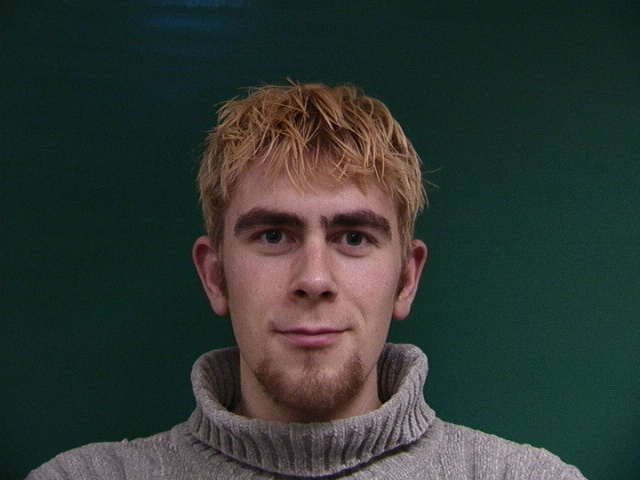
#> input picture proj3/imm_face_db/01-1m.jpg, 640 x 480 px, found by its file name; its folder holds only this picture in this run
$ jupyter execute --allow-errors p4-part1.ipynb
#> lines starting #> are read from the running program, lines starting #| are printed output that depends on the picture
[cell 1]
from __future__ import print_function, division
import numpy as np
from PIL import Image
import pandas as pd
import matplotlib
import matplotlib.animation as animation
import matplotlib.pyplot as plt
import skimage as sk
from skimage import io, transform
import os
import torch
import torch.nn as nn
import torch.nn.functional as F
import matplotlib.pyplot as plt
from torch.utils.data import Dataset, DataLoader
from torchvision import transforms, utils
import cv2
from torch.optim import Adam

# use gpu or not
#> (the rest of this cell did not finish here and is left out)

[cell 2]
path = "./imm_face_db/"
IMG_SHAPE = (80, 60)
# IMG_SHAPE = (640, 480)

class FaceDataset(Dataset):

    def __init__(self, transform=None, flag = "train"):
        # [5 lines of commented-out code are left out]
        self.all_x = []
        self.all_y = []
        self.transform = transform
        allfiles = []
        for root, dirs, files in os.walk(path):
            allfiles = allfiles + files
        allfiles = list(filter(lambda x: 'jpg' in x, allfiles))
        for file in allfiles:
            image = Image.open(path + file)
#> image is the input picture: PIL image 640x480 RGB; mean R, G, B 46.6, 56, 51.6
            image = np.array(image.convert('L').resize(IMG_SHAPE))
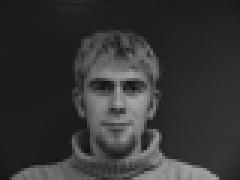
#> image: shape (60, 80) (shown 3 times larger); min 16, max 166, mean 52.6
            image = image.astype(np.float32)/255-0.5
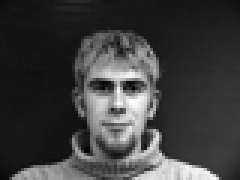
#> image: shape (60, 80) float32 (shown 3 times larger); min -0.437, max 0.151, mean -0.294; drawn with min black and max white
            image = image.reshape(IMG_SHAPE[0], IMG_SHAPE[1], 1)
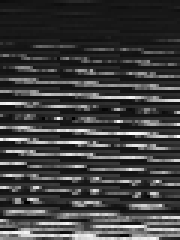
#> image: shape (80, 60, 1) float32 (shown 3 times larger); min -0.437, max 0.151, mean -0.294; drawn with min black and max white
            self.all_x.append(image)
            f = open(path + file.replace("jpg","asf"))
            marks = f.readlines()
            f.close()
            marks = marks[16: 74]
            marks = list(map(lambda x: [IMG_SHAPE[0] * float(x.split('\t')[2].replace(' ','')), IMG_SHAPE[1] * float(x.split('\t')[3].replace(' ',''))], marks))
            marks = np.array(marks).astype('float32')[-5]
            marks = marks.reshape(1,2)
            self.all_y.append(marks)
            # nose_keypoint =
            # self.all_y.append(marks)
        if flag=="train":
        # all 6 images of the first 32 persons (index 1-32) as the training set (total 32 x 6 = 192 images)
            self.all_x = self.all_x[0:32]
            self.all_y = self.all_y[0:32]
        elif flag=="val":
        # the images of the remaining 8 persons (index 33-40) (8 * 6 = 48 images) as the validation set.
            self.all_x = self.all_x[32:40]
            self.all_y = self.all_y[32:40]

    def __len__(self):
        return len(self.all_x)

    # [12 lines left out: function __getitem__, not called in this run]


class Rescale(object):
    def __init__(self, scale):
        self.scale = scale

    # [7 lines left out: function __call__, not called in this run]


class RandomCrop(object):
    def __init__(self, output_x, output_y):
            self.output_size = (output_y, output_x)

    # [10 lines left out: function __call__, not called in this run]


class ToTensor(object):
    # [5 lines left out: function __call__, not called in this run]

[cell 3]
transforms_ = None

#> (the rest of this cell did not finish here and is left out)

Computing the "Mid-way Face"

[cell 4]
class myNet(nn.Module):
    def __init__(self):
        super(myNet, self).__init__()
        # conv 1
        self.conv1 = nn.Sequential(nn.Conv2d(1, 64, 7, stride=4, padding=2),
            nn.ReLU(inplace=True),
            nn.MaxPool2d(kernel_size=3, stride=2), )
        # conv 2
        self.conv2 = nn.Sequential(nn.Conv2d(64, 128, 5, padding=1),
            nn.ReLU(inplace=True),
            nn.MaxPool2d(kernel_size=3, stride=2))
        # conv 3
        self.conv3 = nn.Sequential(nn.Conv2d(128, 256, 3, padding=1),
            nn.ReLU(inplace=True))
        # conv 4
        self.conv4 = nn.Sequential(nn.Conv2d(256, 128, 3, padding=1),
            nn.ReLU(inplace=True),
            nn.MaxPool2d(kernel_size=2, stride=2))

        self.fc1 = nn.Sequential(nn.Linear(128, 32),  # 6*6 from image dimension
            nn.ReLU(inplace=True))
        self.fc2 = nn.Linear(32, 2)

    # [17 lines left out: functions forward, num_flat_features, not called in this run]

#> (the rest of this cell did not finish here and is left out)

The Morph Sequence

#> (a cell that did not finish here is left out)

$ run again, on proj3/imm_face_db/05-3m.jpg
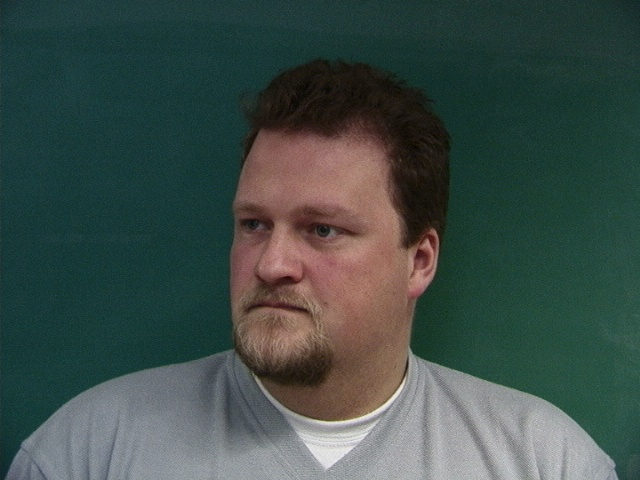
#> input picture proj3/imm_face_db/05-3m.jpg, 640 x 480 px, found by its file name
#> in __init__, image is the input picture: PIL image 640x480 RGB; mean R, G, B 61.9, 77.3, 72.5
#> in __init__, `image = np.array(image.convert('L').resize(IMG_SHAPE))`:
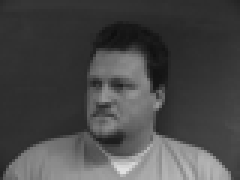
#> image: shape (60, 80) (shown 3 times larger); min 15, max 224, mean 72.2
#> in __init__, `image = image.reshape(IMG_SHAPE[0], IMG_SHAPE[1], 1)`:
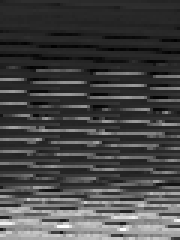
#> image: shape (80, 60, 1) float32 (shown 3 times larger); min -0.441, max 0.378, mean -0.217; drawn with min black and max white

$ run again, on proj3/imm_face_db/05-4m.jpg
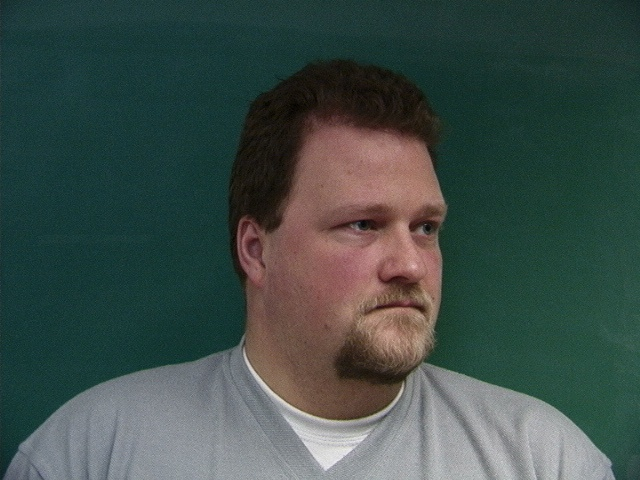
#> input picture proj3/imm_face_db/05-4m.jpg, 640 x 480 px, found by its file name
#> in __init__, image is the input picture: PIL image 640x480 RGB; mean R, G, B 62.2, 77.5, 72.8
#> in __init__, `image = np.array(image.convert('L').resize(IMG_SHAPE))`:
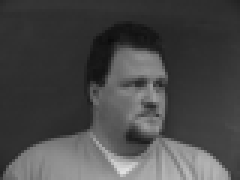
#> image: shape (60, 80) (shown 3 times larger); min 11, max 224, mean 72.4
#> in __init__, `image = image.reshape(IMG_SHAPE[0], IMG_SHAPE[1], 1)`:
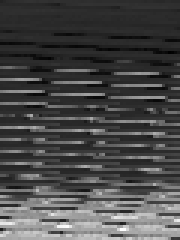
#> image: shape (80, 60, 1) float32 (shown 3 times larger); min -0.457, max 0.378, mean -0.216; drawn with min black and max white

$ run again, on proj3/imm_face_db/01-2m.jpg
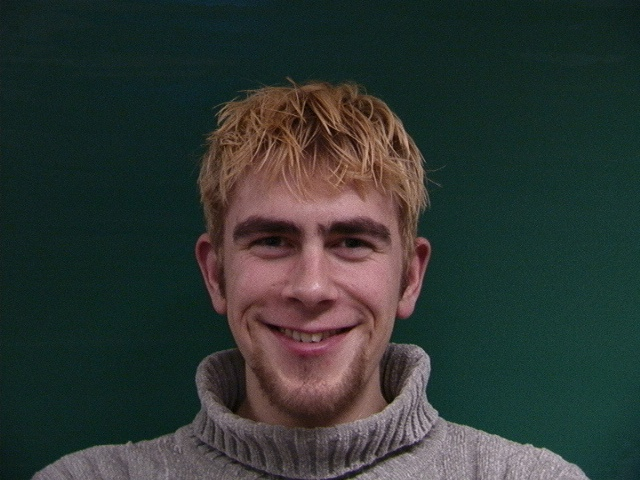
#> input picture proj3/imm_face_db/01-2m.jpg, 640 x 480 px, found by its file name
#> in __init__, image is the input picture: PIL image 640x480 RGB; mean R, G, B 46.8, 55.2, 51.6
#> in __init__, `image = image.astype(np.float32)/255-0.5`:
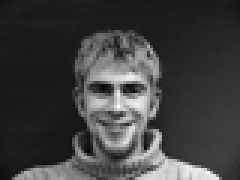
#> image: shape (60, 80) float32 (shown 3 times larger); min -0.449, max 0.167, mean -0.295; drawn with min black and max white
#> in __init__, `image = image.reshape(IMG_SHAPE[0], IMG_SHAPE[1], 1)`:
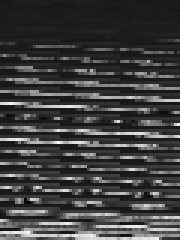
#> image: shape (80, 60, 1) float32 (shown 3 times larger); min -0.449, max 0.167, mean -0.295; drawn with min black and max white
